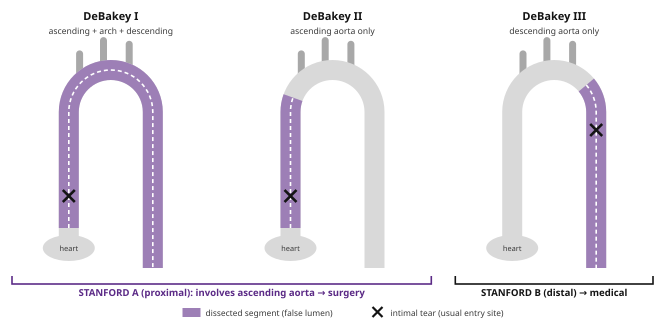

Here is the Python script that generated this plot:
"""Aortic dissection: DeBakey I-III and Stanford A/B. Run: python3 illus/ch25_dissection.py"""
import os, sys, math
sys.path.insert(0, os.path.join(os.path.dirname(__file__), "..", "tools"))
from diagrams import A, A60, A40, A20, A10, INK, INK2, G20, G40, esc

W, H = 665, 300
o = [f'<svg xmlns="http://www.w3.org/2000/svg" viewBox="0 0 {W} {H}" width="{W}" height="{H}" font-family="BookSans, sans-serif">']
PW = W / 3                     # panel width
R = 42                         # arch radius
TW = 20                        # aortic tube width


def pt(cx, cy, deg):
    return cx + R * math.cos(math.radians(deg)), cy - R * math.sin(math.radians(deg))


def panel(i, title, sub, segs, tear):
    x0 = i * PW
    ax = x0 + PW / 2 - R       # ascending aorta x
    dx = x0 + PW / 2 + R       # descending aorta x
    cy = 112                   # arch centre y
    cx = x0 + PW / 2
    ybase, yend = 236, 268
    o.append(f'<text x="{cx:.1f}" y="20" font-size="11" font-weight="700" fill="{INK}" text-anchor="middle">{esc(title)}</text>')
    o.append(f'<text x="{cx:.1f}" y="34" font-size="8.6" fill="{INK2}" text-anchor="middle">{esc(sub)}</text>')
    # heart / aortic valve hint
    o.append(f'<ellipse cx="{ax:.1f}" cy="{ybase+12}" rx="26" ry="13" fill="{G20}"/>')
    o.append(f'<text x="{ax:.1f}" y="{ybase+15}" font-size="7.4" fill="{INK2}" text-anchor="middle">heart</text>')
    # branches: brachiocephalic, L carotid, L subclavian
    for deg in (138, 100, 64):
        bx, by = pt(cx, cy, deg)
        o.append(f'<line x1="{bx:.1f}" y1="{by:.1f}" x2="{bx:.1f}" y2="{by-30:.1f}" stroke="{G40}" stroke-width="7" stroke-linecap="round"/>')
    full = f'M{ax:.1f},{ybase} L{ax:.1f},{cy} A{R},{R} 0 0 1 {dx:.1f},{cy} L{dx:.1f},{yend}'
    o.append(f'<path d="{full}" fill="none" stroke="{G20}" stroke-width="{TW}" stroke-linejoin="round"/>')
    for d in segs:
        o.append(f'<path d="{d}" fill="none" stroke="{A60}" stroke-width="{TW}" stroke-linecap="butt"/>')
        o.append(f'<path d="{d}" fill="none" stroke="#fff" stroke-width="1.6" stroke-dasharray="4 3"/>')
    tx, ty = tear
    o.append(f'<path d="M{tx-6:.1f},{ty-6:.1f} L{tx+6:.1f},{ty+6:.1f} M{tx+6:.1f},{ty-6:.1f} L{tx-6:.1f},{ty+6:.1f}" stroke="{INK}" stroke-width="2.6"/>')
    return ax, dx, cy, ybase, yend


# geometry helpers per panel
def geo(i):
    x0 = i * PW
    cx = x0 + PW / 2
    return cx - R, cx + R, 112, 236, 268, cx

# DeBakey I: ascending + arch + descending
ax, dx, cy, yb, ye, cx = geo(0)
panel(0, "DeBakey I", "ascending + arch + descending",
      [f'M{ax:.1f},{yb-8} L{ax:.1f},{cy} A{R},{R} 0 0 1 {dx:.1f},{cy} L{dx:.1f},{ye}'], (ax, yb - 40))
# DeBakey II: ascending only (stops before brachiocephalic)
ax, dx, cy, yb, ye, cx = geo(1)
bx, by = pt(cx, cy, 160)
panel(1, "DeBakey II", "ascending aorta only",
      [f'M{ax:.1f},{yb-8} L{ax:.1f},{cy} A{R},{R} 0 0 1 {bx:.1f},{by:.1f}'], (ax, yb - 40))
# DeBakey III: descending only, distal to left subclavian
ax, dx, cy, yb, ye, cx = geo(2)
sx, sy = pt(cx, cy, 40)
panel(2, "DeBakey III", "descending aorta only",
      [f'M{sx:.1f},{sy:.1f} A{R},{R} 0 0 1 {dx:.1f},{cy} L{dx:.1f},{ye}'], (dx, cy + 18))

# Stanford brackets
yb2 = 284
o.append(f'<path d="M{12},{yb2-8} L12,{yb2} L{2*PW-12:.1f},{yb2} L{2*PW-12:.1f},{yb2-8}" fill="none" stroke="{A}" stroke-width="1.6"/>')
o.append(f'<text x="{PW:.1f}" y="{yb2+12}" font-size="9.6" font-weight="700" fill="{A}" text-anchor="middle">STANFORD A (proximal): involves ascending aorta → surgery</text>')
o.append(f'<path d="M{2*PW+12:.1f},{yb2-8} L{2*PW+12:.1f},{yb2} L{W-12:.1f},{yb2} L{W-12:.1f},{yb2-8}" fill="none" stroke="{INK}" stroke-width="1.6"/>')
o.append(f'<text x="{2.5*PW:.1f}" y="{yb2+12}" font-size="9.6" font-weight="700" fill="{INK}" text-anchor="middle">STANFORD B (distal) → medical</text>')
# legend
LY = 316
o.append(f'<rect x="{W/2-150}" y="{LY-8}" width="18" height="9" fill="{A60}"/><text x="{W/2-127}" y="{LY}" font-size="8.4" fill="{INK2}">dissected segment (false lumen)</text>')
o.append(f'<path d="M{W/2+40},{LY-9} l10,10 m0,-10 l-10,10" stroke="{INK}" stroke-width="2.2"/><text x="{W/2+58}" y="{LY}" font-size="8.4" fill="{INK2}">intimal tear (usual entry site)</text>')
o.append('</svg>')

H2 = 322
svg = "".join(o).replace(f'viewBox="0 0 {W} {H}"', f'viewBox="0 0 {W} {H2+4}"').replace(f'height="{H}"', f'height="{H2+4}"')
open(os.path.join(os.path.dirname(__file__), "ch25_dissection.svg"), "w").write(svg)
print("ok")
